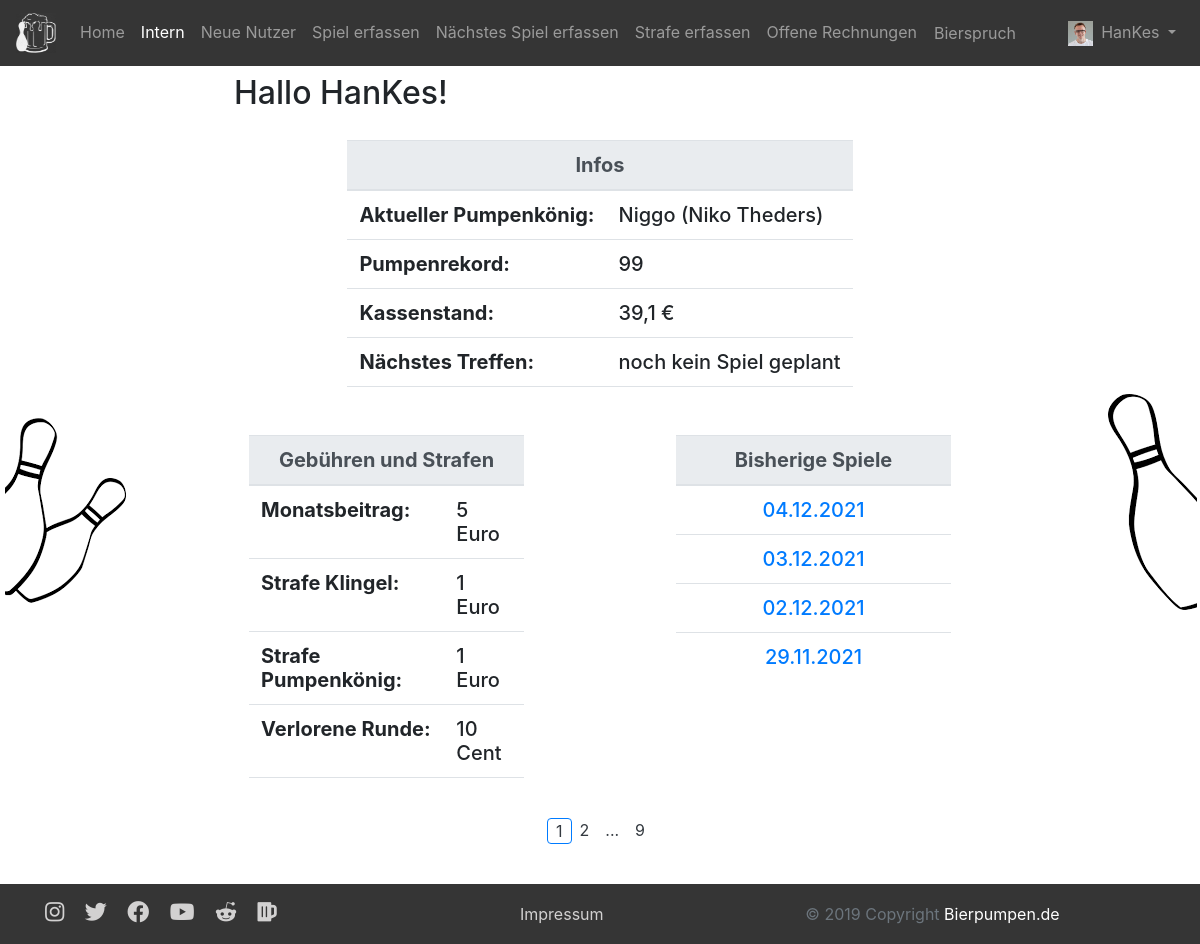
Screenshot of /membersarea.php (signed in) with the database file from the repository.
### tables this page shows
CREATE TABLE `users` (
  `id` int(11) NOT NULL,
  `username` varchar(32) NOT NULL,
  `password` text NOT NULL,
  `email` varchar(64) NOT NULL,
  `image` varchar(255) NOT NULL,
  `firstname` varchar(64) NOT NULL,
  `lastname` varchar(64) NOT NULL,
  `isNew` int(1) NOT NULL,
  `isAdmin` int(1) NOT NULL,
  `passwordcode` varchar(255) NOT NULL
);

CREATE TABLE `games` (
  `id` int(11) NOT NULL,
  `date` date NOT NULL,
  `king` int(11) DEFAULT NULL,
  `amount` int(11) DEFAULT NULL,
  `nextGame` date DEFAULT NULL
);

### objects/user.php (called while the page is built, shortened)
<?php
class User {
  private $db;
  private static $table_name = "users";
  private $id;
  private $username;
  private $email;
  private $image;
  private $firstname;
  private $lastname;
  private $isAdmin;
  public function __construct($db) {
    $this->db = $db;
  }
  public function readOne() {
    if (!empty($this->id)){
      $query = "SELECT * FROM " . User::$table_name . " WHERE id=:id limit 0,1";
      $stmt = $this->db->prepare($query);
      $stmt->bindParam(":id", $this->id);
    } elseif (!empty($this->username)) {
      $query = "SELECT * FROM " . User::$table_name . " WHERE username LIKE :username limit 0,1";
      $stmt = $this->db->prepare($query);
      $stmt->bindParam(":username", $this->username);
    } elseif (!empty($this->email)) {
      $query = "SELECT * FROM " . User::$table_name . " WHERE email LIKE :email limit 0,1";
      $stmt = $this->db->prepare($query);
      $stmt->bindParam(":email", $this->email);
    } else {
      return false;
    }
    if($stmt->execute()){
      return true;
    } else {
      return false;
    }
  }
  public static function readPumpKingAndGame($db) {
    $query = "SELECT * FROM " . Game::$table_name . " AS t1 LEFT JOIN " . User::$table_name . " AS t2
            on t1.king = t2.id where t1.king IS NOT NULL ORDER BY t1.amount DESC, t1.date DESC LIMIT 0,1";
    $stmt = $db->prepare($query);
    $stmt->execute();
    $kingAndGame = array();
    $row = $stmt->fetch(PDO::FETCH_ASSOC);
    $user = new User($db);
    $kingAndGame[] = $user;
    $game = new Game($db);
    $kingAndGame[] = $game;
    return $kingAndGame;
  }
  public function getFullImagePath(){
    $image_name = $this->getImage();
    if(($image_name != '') AND (file_exists($_SERVER["DOCUMENT_ROOT"] . '/Kegeln/uploads/' . $image_name))){
      $image = '/Kegeln/uploads/' . $image_name;
    } else {
      $image = "/Kegeln/media/user_empty.png";
    }
    return $image;
  }
  public function setId($newId) {
    $this->id = htmlspecialchars(strip_tags($newId));
  }
  public function getFirstname() {
    return $this->firstname;
  }
  public function setFirstname($newFirstname) {
    $this->firstname = htmlspecialchars(strip_tags($newFirstname));
  }
  public function getLastname() {
    return $this->lastname;
  }
  public function setLastname($newLastname) {
    $this->lastname = htmlspecialchars(strip_tags($newLastname));
  }
  public function getUsername() {
    return $this->username;
  }
  public function setUsername($newUsername) {
    $this->username = htmlspecialchars(strip_tags($newUsername));
  }
  public function setEmail($newEmail) {
    $this->email = htmlspecialchars(strip_tags($newEmail));
  }
  public function getImage() {
    return $this->image;
  }
  public function setImage($newImage) {
    $this->image = htmlspecialchars(strip_tags($newImage));
  }
  public function getIsAdmin(){
    return $this->isAdmin;
  }
  public function setIsAdmin($newIsAdmin){
    $this->isAdmin = htmlspecialchars(strip_tags($newIsAdmin));
  }
}
?>

### objects/game.php (called while the page is built, shortened)
<?php
class Game {
  public static $table_name = "games";
  private $date;
  private $amount;
  private $nextGame;
  public static function readLast($db) {
    $query = "SELECT * from " . Game::$table_name . " ORDER BY date DESC LIMIT 0,1";
    $stmt = $db->prepare($query);
    $stmt->execute();
    $count = $stmt->rowCount();
    $row = $stmt->fetch(PDO::FETCH_ASSOC);
    $game = new Game($db);
    return $game;
  }
  public static function readAll($db, $from_record_num, $records_per_page) {
    $query = "SELECT * From " . Game::$table_name . " ORDER BY date DESC LIMIT {$from_record_num}, {$records_per_page}";
    $stmt = $db->prepare($query);
    $stmt->execute();
    $game_array = array();
    while ($row = $stmt->fetch(PDO::FETCH_ASSOC)){
      $game = new Game($db);
      $game_array[] = $game;
    }
    return $game_array;
  }
  public function getDate() {
    return $this->date;
  }
  public function setDate($newDate) {
    $this->date = htmlspecialchars(strip_tags($newDate));
  }
  public function getAmount() {
    return $this->amount;
  }
  public function setAmount($newAmount) {
    $this->amount = htmlspecialchars(strip_tags($newAmount));
  }
  public function getNextGame() {
    return $this->nextGame;
  }
  public function setNextGame($newNextGame) {
    $this->nextGame = htmlspecialchars(strip_tags($newNextGame));
  }
}
?>

### objects/bill.php (called while the page is built, shortened)
<?php
class Bill {
  public static function readBalance($db) {
    $query = "SELECT SUM(t2.amount) AS balance FROM bills AS t1 LEFT JOIN payments AS t2 ON t1.payment = t2.id WHERE paid=true";
    $stmt = $db->prepare($query);
    $stmt->execute();
    $count = $stmt->rowCount();
    $row = $stmt->fetch(PDO::FETCH_ASSOC);
    $balance = $row['balance'];
    return $balance;
  }
}
?>

### membersarea.php (the view, shortened to what this page needs)
<?php
include_once $_SERVER["DOCUMENT_ROOT"] . '/Kegeln/includes/session.php';
include_once $_SERVER["DOCUMENT_ROOT"] . '/Kegeln/objects/game.php';
include_once $_SERVER["DOCUMENT_ROOT"] . '/Kegeln/objects/bill.php';
  include_once $_SERVER["DOCUMENT_ROOT"] . '/Kegeln/header.php';
  $page = isset($_GET['page']) ? $_GET['page'] : 1;
  $records_per_page = 4;
  $from_record_num = ($records_per_page * $page) - $records_per_page;
  $games = Game::readAll($db, $from_record_num, $records_per_page);
  $pumpKingAndGame = User::readPumpKingAndGame($db);
  $pumpKingUser = $pumpKingAndGame[0];
  $pumpKingGame = $pumpKingAndGame[1];
  $balance = Bill::readBalance($db);
  $balance = str_replace(".", ",", $balance);
?>
<div class="d-none d-sm-block">
  <h2 class="my-2">Hallo <?php echo $username; ?>!</h2>
  <div class="row justify-content-center" style="padding-top:20px">
    <h5>
      <table class="table">
        <thead class="thead-light">
          <tr>
            <th scope="col" colspan="2" class="text-center">Infos</th>
          </tr>
        </thead>
        <tbody>
          <tr>
            <th scope="row">Aktueller Pumpenkönig:</th>
            <td><?php echo $pumpKingUser->getUsername() . " (" . $pumpKingUser->getFirstname() . " " . $pumpKingUser->getLastname() . ")"; ?></td>
          </tr>
          <tr>
            <th scope="row">Pumpenrekord:</th>
            <td><?php echo $pumpKingGame->getAmount(); ?></td>
          </tr>
          <tr>
            <th scope="row">Kassenstand:</th>
            <td><?php echo $balance . " €"; ?></td>
          </tr>
          <tr>
            <th scope="row">Nächstes Treffen:</th>
            <td>
              <?php
                $game = Game::readLast($db);
                if(!$game->getNextGame()==NULL){
                  echo $game->getNextGame();
                } else {
                  echo "noch kein Spiel geplant";
                }
              ?>
            </td>
          </tr>
          <tr>
            <td colspan="2" class="text-center"></td>
          </tr>
        </tbody>
      </table>
    </h5>
  </div>
  <div class="row justify-content-center">
    <div class="col-sm">
      <h5>
        <table class="table">
          <thead class="thead-light">
            <tr>
              <th scope="col" colspan="2" class="text-center">Gebühren und Strafen</th>
            </tr>
          </thead>
          <tbody>
            <tr>
              <th scope="row">Monatsbeitrag:</th>
              <td>5 Euro</td>
            </tr>
            <tr>
              <th scope="row">Strafe Klingel:</th>
              <td>1 Euro</td>
            </tr>
            <tr>
              <th scope="row">Strafe Pumpenkönig:</th>
              <td>1 Euro</td>
            </tr>
            <tr>
              <th scope="row">Verlorene Runde:</th>
              <td>10 Cent</td>
            </tr>
            <tr>
              <td colspan="2" class="text-center"></td>
            </tr>
          </tbody>
        </table>
      </h5>
    </div>
    <div class="col-sm-2 d-none d-md-block">
    </div>
    <div class="col-sm">
      <h5>
        <table class="table table-hover">
          <thead class="thead-light">
            <tr>
              <th scope="col" colspan="2" class="text-center">Bisherige Spiele</th>
            </tr>
          </thead>
          <tbody>
            <?php
            foreach ($games as $game) {
              $date = $game->getDate();
              $date = substr($date, 8, 2) . "." . substr($date, 5, 2) . "." . substr($date, 0, 4);
              ?>
              <tr>
                <td colspan="2" class="text-center"><a href="/Kegeln/membersarea.php?date=<?php echo $date ;?>"><?php echo $date ;?></a></td>
              </tr>
              <?php
            }
            ?>
          </tbody>
        </table>
      </h5>
    </div>
  </div>
</div>
<?php
include_once $_SERVER["DOCUMENT_ROOT"] . '/Kegeln/includes/paging.php';
include_once $_SERVER["DOCUMENT_ROOT"] . '/Kegeln/footer.php';
?>

### header.php (shortened to what this page needs)
<?php
include_once $_SERVER["DOCUMENT_ROOT"] . '/Kegeln/database/db.php';
include_once $_SERVER["DOCUMENT_ROOT"] . '/Kegeln/objects/user.php';
include_once $_SERVER["DOCUMENT_ROOT"] . '/Kegeln/objects/game.php';
include_once $_SERVER["DOCUMENT_ROOT"] . '/Kegeln/objects/bill.php';
$loggedin = false;
$isAdmin = false;
$database = new Database();
$db = $database->getConnection();
if (isset($_SESSION['session_id'])) {
  $loggedin_user = new User($db);
  $loggedin_user->setId($_SESSION['session_id']);
  $loggedin_user->readOne($db);
  $loggedin = true;
  $username = $loggedin_user->getUsername();
  $nextGame = NULL;
  if($loggedin_user->getIsNew()==1){
    $isNew = true;
  } else {
    $game = Game::readLast($db);
    $nextGame = $game->getNextGame();
  }
  if($loggedin_user->getIsAdmin()==1){
    $isAdmin = true;
    $open_bills = Bill::getOpenBills($db);
  }
}
$users = User::readNew($db);
?>
<!DOCTYPE html>
<html lang="de">
  <head>
    <link href="/Kegeln/css/bootstrap.min.css" rel="stylesheet">
    <link href="/Kegeln/css/style.css" rel="stylesheet">
    <link href="https://use.fontawesome.com/releases/v5.11.1/css/all.css" rel="stylesheet">
  </head>
  <body>
  	<header>
	    <nav class="navbar sticky-top navbar-expand-md navbar-dark" style="background-color: #353535;">
			  <a class="navbar-brand" href="/Kegeln/index.php"><img src="/Kegeln/media/beer.jpg" width="40" height="40" alt=""></a>
			  <div class="collapse navbar-collapse" id="navbarSupportedContent">
			    <ul class="navbar-nav mr-auto">
			      <li class="nav-item <?php if (strpos($_SERVER['PHP_SELF'], "index.php")){echo "active";} ?>">
			        <a class="nav-link" href="/Kegeln/index.php">Home</a>
			      </li>
			      <li class="nav-item <?php if (strpos($_SERVER['PHP_SELF'], "membersarea.php")){echo "active";} ?>">
			        <a class="nav-link" href="/Kegeln/membersarea.php">Intern</a>
			      </li>
            <?php
            if ($isAdmin){
              if(!empty($users)){
                ?>
                <li class="nav-item <?php if (strpos($_SERVER['PHP_SELF'], "accept.php")){echo "active";} ?>">
                  <a class="nav-link" href="/Kegeln/user/accept.php">Neue Nutzer</a>
                </li>
                <?php
              }
              ?>
              <li class="nav-item <?php if (strpos($_SERVER['PHP_SELF'], "insert_game.php")){echo "active";} ?>">
                <a class="nav-link" href="/Kegeln/game/insert_game.php">Spiel erfassen</a>
              </li>
              <?php
              if($nextGame==NULL){
                ?>
                <li class="nav-item <?php if (strpos($_SERVER['PHP_SELF'], "update_game.php")){echo "active";} ?>">
                  <a class="nav-link" href="/Kegeln/game/update_game.php">Nächstes Spiel erfassen</a>
                </li>
                <?php
              } else {
                ?>
                <li class="nav-item <?php if (strpos($_SERVER['PHP_SELF'], "update_game.php")){echo "active";} ?>">
                  <a class="nav-link" href="/Kegeln/game/update_game.php">Nächstes Spiel ändern</a>
                </li>
                <?php
              }
              ?>
              <li class="nav-item <?php if (strpos($_SERVER['PHP_SELF'], "payment.php")){echo "active";} ?>">
                <a class="nav-link" href="/Kegeln/payment.php">Strafe erfassen</a>
              </li>
              <?php
              if (isset($open_bills)) {
                ?>
                <li class="nav-item <?php if (strpos($_SERVER['PHP_SELF'], "open_payments.php")){echo "active";} ?>">
                  <a class="nav-link" href="/Kegeln/open_payments.php">Offene Rechnungen</a>
                </li>
                <?php
              }
            }
            ?>
            <form action="" method="POST">
              <li class="nav-item">
                <button type="submit" name="displayPun" class="btn btn-link nav-link">Bierspruch</button>
              </li>
            </form>
          </ul>
            <?php if ($loggedin){
              $profile_image = $loggedin_user->getFullImagePath(); ?>
              <ul class="navbar-nav">
                <li class="nav-item dropdown">
                  <a class="nav-link dropdown-toggle" href="#" id="navbardrop" data-toggle="dropdown">
                    <img src="<?php echo $profile_image; ?>" class="mr-1" style="height:25px;"/>
                    <?php echo $loggedin_user->getUsername(); ?>
                  </a>
                </li>
              </ul>
            <?php } ?>
			  </div>
			</nav>
		</header>
<div class="d-none d-lg-block">
<img src="/Kegeln/media/kegel links.png" align="left">
<img src="/Kegeln/media/kegel rechts.png" align="right">
</div>
<main role="main" class="container">

### rows the page displays
users: image (picture), username "HanKes"
games: king.username "Niggo", king.firstname "Niko", king.lastname "Theders", amount "99"
games: date "04.12.2021"
games: date "03.12.2021"
games: date "02.12.2021"
games: date "29.11.2021"

### other values shown
$balance "39,1"
$total_pages "9"
